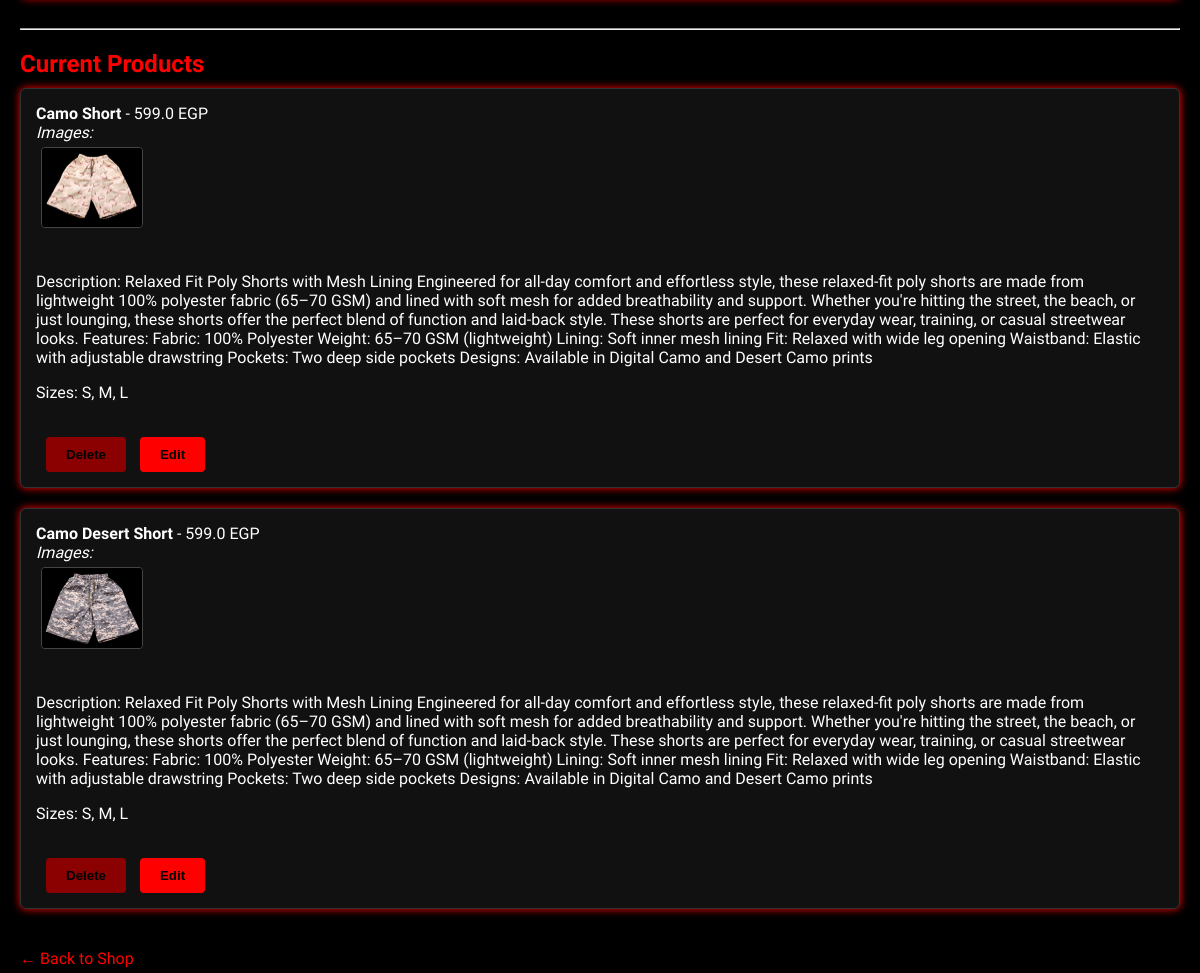
Before: /admin (signed in, middle part) with the older database file.
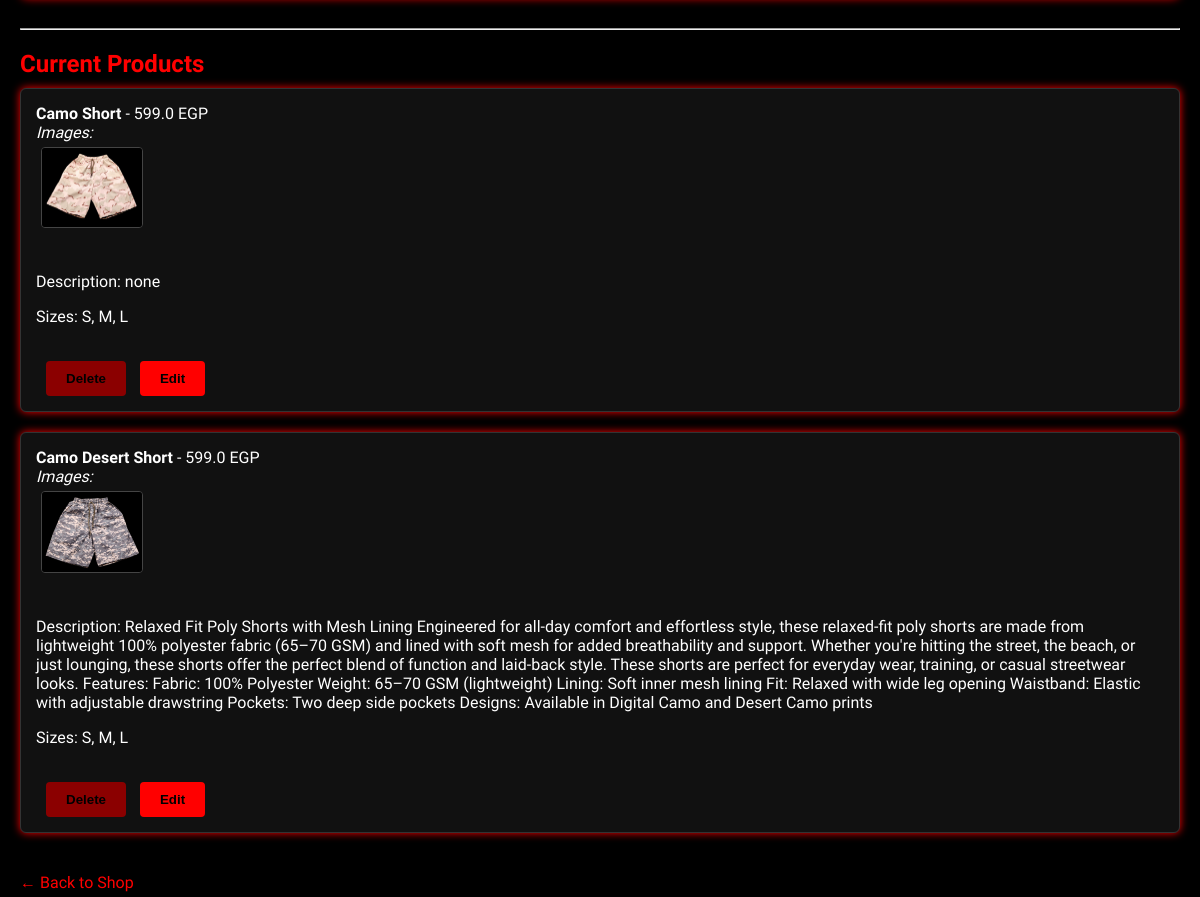
After: the same page with the newer database file.
### tables this page shows
CREATE TABLE products (
                id INTEGER PRIMARY KEY AUTOINCREMENT,
                name TEXT NOT NULL,
                price REAL NOT NULL,
                image TEXT, -- CHANGED: Removed NOT NULL constraint
                sizes TEXT,
                description TEXT
            );

### app.py (the view, shortened to what this page needs)
@app.route('/admin', methods=['GET', 'POST'])
def admin():
    if not session.get('admin'):
        return redirect(url_for('admin_login'))
    conn = sqlite3.connect('store.db')
    c = conn.cursor()
    status_filter = request.args.get('status')
    today = datetime.now().strftime('%Y-%m-%d')
    c.execute('SELECT COUNT(*) FROM orders WHERE DATE(created_at) = ?', (today,))
    orders_today = c.fetchone()[0] or 0
    c.execute('SELECT SUM(total_price) FROM orders WHERE DATE(created_at) = ? AND status = "Delivered"', (today,))
    sales_today = c.fetchone()[0] or 0
    c.execute('SELECT id, name, price, image, sizes, description FROM products')
    rows = c.fetchall()
    products = [{
        'id': row[0],
        'name': row[1],
        'price': row[2],
        'image': row[3],
        'sizes': row[4].split(',') if row[4] else [],
        'description': row[5],
    } for row in rows]
    for product in products:
        if product['image']:
            product['images'] = [path.strip() for path in product['image'].split(',') if path.strip()]
        else:
            product['images'] = []
    query = '''SELECT id, name, phone, governorate, total_price, created_at,
                      COALESCE(status, 'Unknown') as status,
                      payment, paymob_transaction_id
               FROM orders'''
    if status_filter:
        query += ' WHERE COALESCE(status, "Unknown") = ?'
    query += ''' ORDER BY
                      CASE COALESCE(status, 'Unknown')
                          WHEN 'Pending Paymob' THEN 0
                          WHEN 'Pending Cash Delivery' THEN 1
                          WHEN 'Paid' THEN 2
                          WHEN 'Shipped' THEN 3
                          WHEN 'Delivered' THEN 4
                          WHEN 'Failed' THEN 5
                          WHEN 'Unknown' THEN 6
                          ELSE 7
                      END,
                      created_at DESC
                '''
    if status_filter:
        c.execute(query, (status_filter,))
    else:
        c.execute(query)
    order_rows = c.fetchall()
    print(f"🛒 Orders fetched from DB: {len(order_rows)}")
    for row in order_rows:
     print(row)
    orders = []
    for order in order_rows:
     order_id = order[0]
     try:
         c.execute('''
             SELECT products.name, order_items.quantity, order_items.price, order_items.size
             FROM order_items
             JOIN products ON order_items.product_id = products.id
             WHERE order_id = ?
         ''', (order_id,))
         items = [{"name": i[0], "quantity": i[1], "price": i[2], "size": i[3]} for i in c.fetchall()]
         orders.append({
             'id': order_id,
             'name': order[1],
             'phone': order[2],
             'governorate': order[3],
             'total_price': order[4],
             'created_at': order[5],
             'status': order[6],
             'payment_method': order[7],
             'paymob_transaction_id': order[8],
             'items': items,
         })
     except Exception as e:
       print(f"Error processing order {order_id}: {e}")
    c.execute('SELECT COUNT(*) FROM visitors WHERE date = ?', (today,))
    visitor_count = c.fetchone()[0]
    c.execute('SELECT id, question, answer FROM faqs ORDER BY id DESC')
    faqs = [{'id': row[0], 'question': row[1], 'answer': row[2]} for row in c.fetchall()]
    conn.close()
    return render_template('admin.html',
                           products=products,
                           orders=orders,
                           visitor_count=visitor_count,
                           orders_today=orders_today,
                           sales_today=sales_today,
                           faqs=faqs)

### app.py (called while the page is built)
@app.before_request
def require_login():
    if request.endpoint == 'admin' and not session.get('admin'):
        return redirect(url_for('admin_login'))

### templates/admin.html (shortened to what this page needs)
<!DOCTYPE html>
<html>
<head>
</head>
<body>
    <hr>
    <h2>Current Products</h2>
    {% for product in products %}
    <div class="product">
        <strong>{{ product.name }}</strong> - {{ product.price }} EGP<br>
        <em>Images:</em>
        <div class="product-images-preview">
            {% if product.images %}
            {% for img_path in product.images %}
            <img src="{{ url_for('static', filename=img_path) }}" alt="Product Image">
            {% endfor %}
            {% else %}
            No images available.
            {% endif %}
        </div>
        <br>
        <p>Description: {{ product.description }}</p>
        <p>Sizes: {{ product.sizes | join(', ') }}</p>
        <br>
        <form method="POST" action="{{ url_for('delete_product', product_id=product.id) }}" class="inline">
            <button style="background-color: darkred;">Delete</button>
        </form>
        <form method="GET" action="{{ url_for('edit_product', product_id=product.id) }}" class="inline">
            <button>Edit</button>
        </form>
    </div>
    {% endfor %}
    <a href="/" class="back-link">&larr; Back to Shop</a>
</body>
</html>

### templates/admin.html (style rules this page uses)
body { background: black; color: white; font-family: 'Rajdhani', sans-serif; padding: 20px; margin: 0; }
h1, h2 { color: red; margin-bottom: 10px; }
button { background: red; color: black; font-weight: bold; padding: 10px 20px; border: none; border-radius: 4px; cursor: pointer; transition: background 0.3s; }
.product { border: 1px solid #333; padding: 15px; margin-bottom: 20px; background: #111; border-radius: 6px; box-shadow: 0 0 8px red; }
.product-images-preview img { max-width: 100px; height: auto; margin: 5px; border-radius: 4px; border: 1px solid #444; }
form.inline { display: inline-block; margin-left: 10px; }
a.back-link { color: red; text-decoration: none; display: inline-block; margin-top: 20px; }

Changed rows visible on the page:
changed products "Camo Short": description "Relaxed Fit Poly Shorts with Mesh Lining Engineered for all-day comfort and effortless style, these relaxed-fit poly shorts are made from lightweight 100% polyester fabric (65–70 GSM) and lined with soft mesh for added breathability and support. Whether you're hitting the street, the beach, or just lounging, these shorts offer the perfect blend of function and laid-back style. These shorts are perfect for everyday wear, training, or casual streetwear looks. Features: Fabric: 100% Polyester Weight: 65–70 GSM (lightweight) Lining: Soft inner mesh lining Fit: Relaxed with wide leg opening Waistband: Elastic with adjustable drawstring Pockets: Two deep side pockets Designs: Available in Digital…" → "none"
